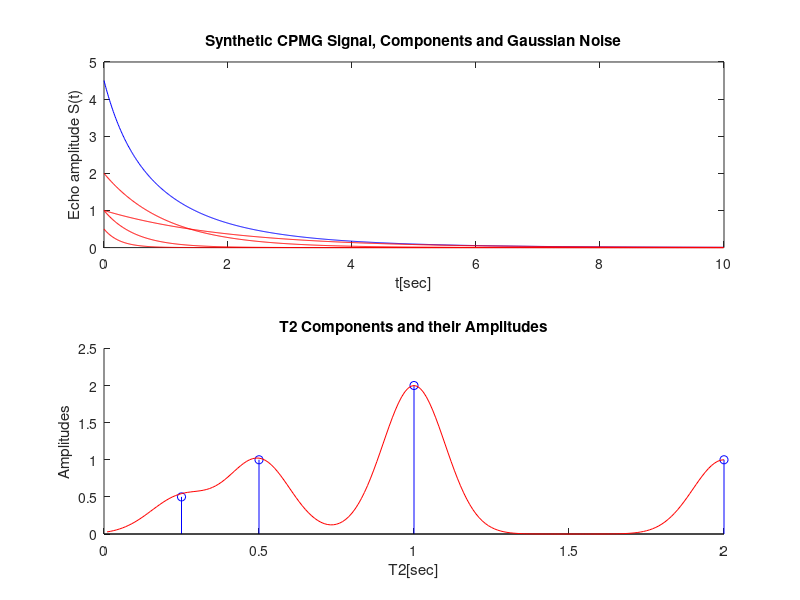

Write the MATLAB code that produced this figure.
%t2Values = [1e-3 2.15e-3 4.64e-3 1e-2 2.15e-2 4.64e-2];
%amplitudes = [1.5 3 2.6 3.3 1.3 5.5];
t2Values = [1,0.5,0.25,2];        % T_2 values
amplitudes = [2,1,0.5,1];      % f(T_2) values

noise_level = 2e-1;       % Level noise

% nbr_data_points = 2^10;
% sampling_period = 1e-5
nbr_data_points = 1000;  % Discretizacion size of CPMG Signal, i.e. S(t) (m-size)
sampling_period = 0.01;  % Delta t

n = 200;                  % Discretizacion size of amplitudes, i.e. f(T2) (n-size)
deltaT = 0.01;            % Delta T2

%--------------------------------------------------------------------------

%%% Vector of time points
t = 0:sampling_period:(nbr_data_points-1)*sampling_period;

%%% Verification data
% testCase = matlab.unittest.TestCase.forInteractiveUse;
% verifyEqual(testCase, size(t2Values), size(amplitudes));

%%% Create CPMG signal without noise
idy = 1./t2Values;
signal = zeros(1, length(t));
k=0;
for k=1:length(amplitudes)
    signal = signal + ( amplitudes(k) * exp(- idy(k) * t) );
end

%%% Gaussian noise generation
noise = randn(1,length(t)) * noise_level;
signal_plus_noise = signal + noise;

%%% Save CPMG (time, amplitudes) data
data(:,1) = t(:);
%data(:,2) = signal_plus_noise(:);   % With noise
data(:,2) = signal(:);               % Without noise

%--------------------------------------------------------------------------

%%% Normal probability density function
sigma = 0.1;
Ti = deltaT*(1:n);
pdfNormal = zeros(length(amplitudes), n);
gaussians = zeros(length(amplitudes), n);
i = 0;
for i=1:length(amplitudes)
    pdfNormal(i,:) = normpdf(Ti, t2Values(i), sigma);
    gaussians(i,:) = amplitudes(i) * pdfNormal(i,:)/max(pdfNormal(i,:));
end

%--------------------------------------------------------------------------

%%% Plot Synthetic CPMG Signal, Components and Gaussian Noise 
figure
subplot(211);
plot(data(:,1), data(:,2), 'b');
hold on;
%plot(data(:,1), noise, 'c');
for k = 1:length(t2Values)
    plot( data(:,1), (amplitudes(k) * exp(- idy(k) * t) ), 'r');
end
hold off;
title('Synthetic CPMG Signal, Components and Gaussian Noise');
xlabel('t[sec]');
ylabel('Echo amplitude S(t)');
%%% Plot T2 Components and their Amplitudes
gaussians_sum = sum(gaussians,1);
subplot(212);
hold on;
stem(t2Values, amplitudes,'b');
% for k = 1:length(t2Values)
%    plot(Ti, gaussians(k,:),'r'); 
% end
plot(Ti, gaussians_sum,'r');
%set(gca,'XScale','log');  % Plot liner data on logarithmic axes
title('T2 Components and their Amplitudes');
xlabel('T2[sec]');
ylabel('Amplitudes');
hold off;